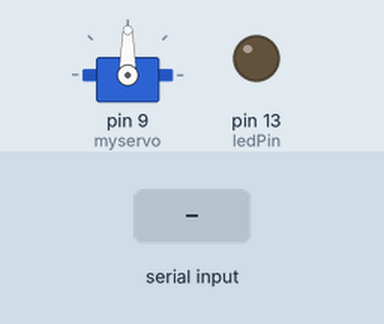
Simulated run of this sketch. Board: Arduino Uno, built with avr-gcc and run on an emulated ATmega328P. On the bench: servo, output pins drawn as LEDs (lit = HIGH). The inputs (shaded band) are chosen by the test bench.

Above: at 1.2 s.
1.3 s: "H" received over Serial
At 1.9 s:
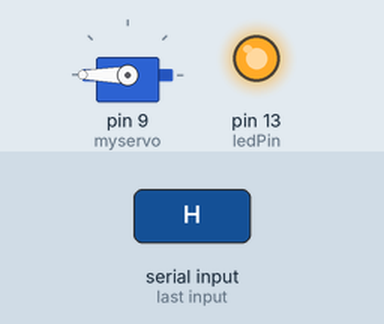
2.8 s: "L" received over Serial
At 4.2 s:
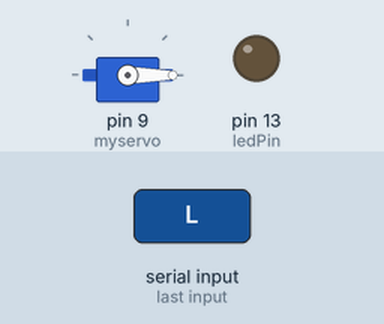
Timing chart, 0 to 5.8 s (numbered marks = the images above; inputs shaded):
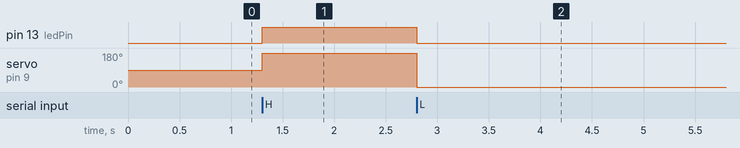

The sketch:

SerialMotorSweep.ino
```cpp
#include <Servo.h>

const int ledPin = 13; // the pin that the LED is attached to
int incomingByte;      // a variable to read incoming serial data into
Servo myservo;  // create servo object to control a servo

void setup() {
  Serial.begin(9600);  // initialize serial communication:
  pinMode(ledPin, OUTPUT);  // initialize the LED pin as an output
  myservo.attach(9);  // attaches the servo on pin 9 to the servo object
}

void loop() {
  if (Serial.available() > 0) {
    // read the oldest byte in the serial buffer:
    incomingByte = Serial.read();
    // if it's a capital H (ASCII 72), turn on the LED:
    if (incomingByte == 'H') {
      digitalWrite(ledPin, HIGH);
      myservo.write(180);
    }
    // if it's an L (ASCII 76) turn off the LED:
    if (incomingByte == 'L') {
      digitalWrite(ledPin, LOW);
      myservo.write(0);
    }
  }
}
```

Measured:
- after the input at 1.3 s, pin 13 (ledPin): LOW → HIGH at once; servo on pin 9 (myservo): 90° → 180° at once
- after the input at 2.8 s, pin 13 (ledPin): HIGH → LOW at once; servo on pin 9 (myservo): 180° → 0° at once
